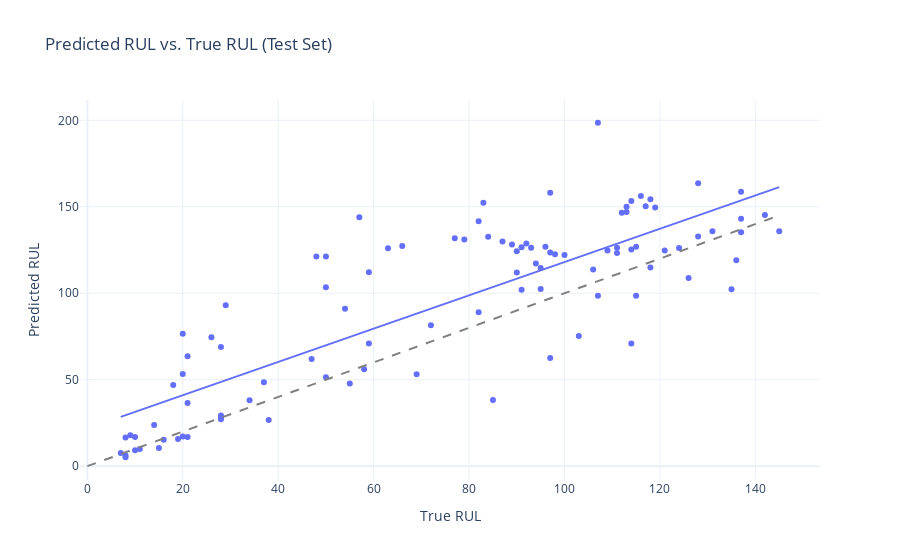
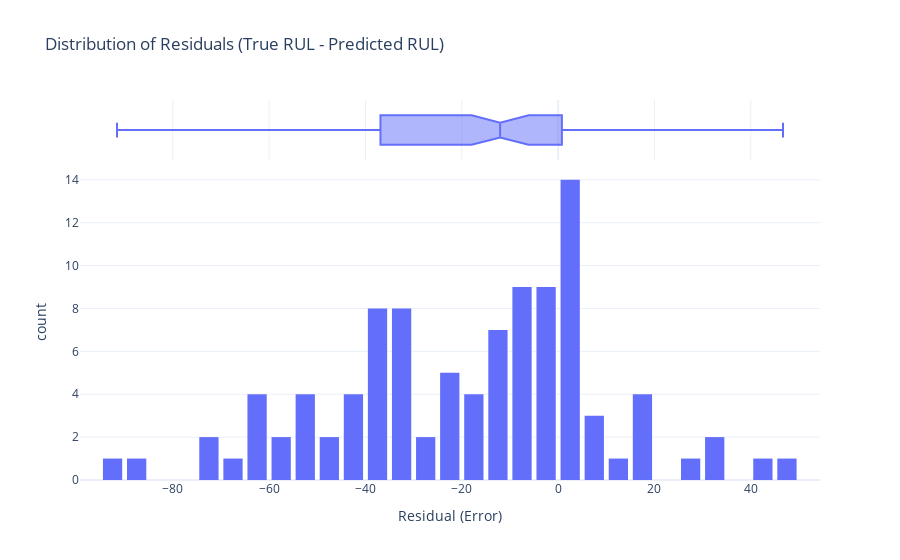
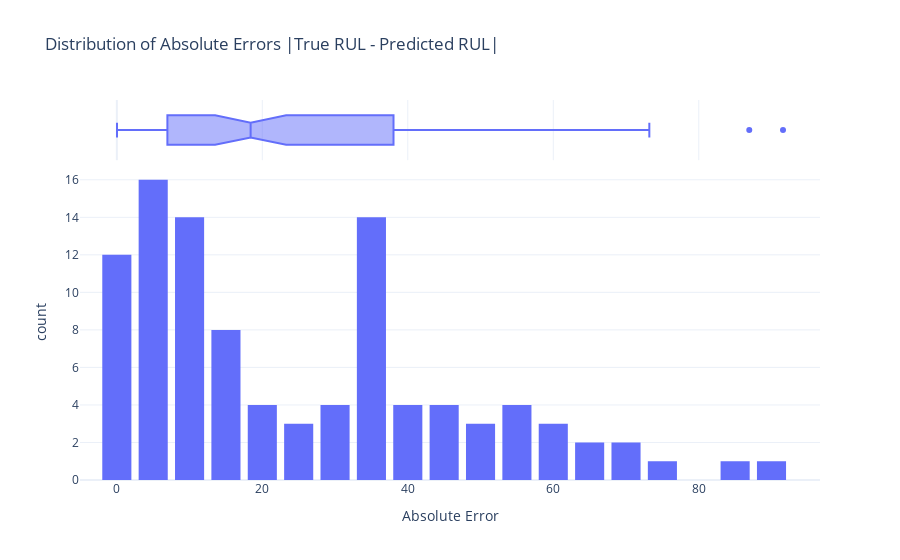

These figures' notebook cell, in order:
### Code cell
import plotly.express as px
import pandas as pd

# Assuming results_df with columns: unit, true_RUL, predicted_RUL
results_df['residual'] = results_df['true_RUL'] - results_df['predicted_RUL']
results_df['abs_error'] = results_df['residual'].abs()

# (a) Scatter True vs. Predicted RUL
fig = px.scatter(
    results_df, x='true_RUL', y='predicted_RUL', hover_data=['unit', 'residual'],
    title="Predicted RUL vs. True RUL (Test Set)",
    trendline="ols", template="plotly_white"
)
fig.add_shape(type='line', x0=0, y0=0, x1=results_df['true_RUL'].max(), y1=results_df['true_RUL'].max(),
              line=dict(color='gray', dash='dash'))
fig.update_layout(
    xaxis_title='True RUL', yaxis_title='Predicted RUL',
    showlegend=False
)
fig.show()

# (b) Residual Histogram
fig2 = px.histogram(
    results_df, x='residual', nbins=30,
    title="Distribution of Residuals (True RUL - Predicted RUL)",
    labels={'residual':'Residual (Error)'},
    marginal="box", template="plotly_white"
)
fig2.update_layout(bargap=0.2)
fig2.show()

# (c) Absolute Error Histogram
fig3 = px.histogram(
    results_df, x='abs_error', nbins=30,
    title="Distribution of Absolute Errors |True RUL - Predicted RUL|",
    labels={'abs_error':'Absolute Error'},
    marginal="box", template="plotly_white"
)
fig3.update_layout(bargap=0.2)
fig3.show()

### Figure 1 — Plotly figure (JSON) as saved in the notebook; plotly's stock layout.template omitted (floating-point values rounded to 4 significant figures; data arrays with more than 128 entries replaced by an {"elided": "..."} marker saying what was removed)
{"data": [{"customdata": {"elided": "100x2 float values"}, "hovertemplate": "true_RUL=%{x}<br>predicted_RUL=%{y}<br>unit=%{customdata[0]}<br>residual=%{customdata[1]}<extra></extra>", "legendgroup": "", "marker": {"color": "#636efa", "symbol": "circle"}, "mode": "markers", "name": "", "orientation": "v", "showlegend": false, "type": "scatter", "x": [112, 98, 69, 82, 91, 93, 91, 95, 111, 96, 97, 124, 95, 107, 83, 84, 50, 28, 87, 16, 57, 111, 113, 20, 145, 119, 66, 97, 90, 115, 8, 48, 106, 7, 11, 19, 21, 50, 142, 28, 18, 10, 59, 109, 114, 47, 135, 92, 21, 79, 114, 29, 26, 97, 137, 15, 103, 37, 114, 100, 21, 54, 72, 28, 128, 14, 77, 8, 121, 94, 118, 50, 131, 126, 113, 10, 34, 107, 63, 90, 8, 9, 137, 58, 118, 89, 116, 115, 136, 28, 38, 20, 85, 55, 128, 137, 82, 59, 117, 20], "xaxis": "x", "y": [146.6, 122.6, 53.2, 89.01, 102.0, 126.2, 126.6, 102.4, 123.2, 126.8, 62.53, 126.1, 114.6, 98.52, 152.4, 132.6, 103.4, 68.85, 129.9, 15.24, 143.9, 126.3, 150.0, 76.61, 135.9, 149.6, 127.3, 123.6, 124.3, 98.54, 6.127, 121.2, 113.6, 7.56, 9.851, 15.71, 63.61, 51.38, 145.2, 29.33, 46.94, 16.89, 70.86, 124.7, 70.97, 61.91, 102.2, 128.8, 16.86, 131.0, 125.3, 92.98, 74.48, 158.1, 135.3, 10.55, 75.28, 48.57, 153.3, 122.1, 36.48, 90.95, 81.54, 27.98, 163.6, 23.72, 131.8, 16.61, 124.8, 117.2, 154.3, 121.2, 135.8, 108.8, 147.0, 9.204, 38.13, 198.6, 126.0, 112.0, 5.144, 17.89, 143.0, 56.0, 114.9, 128.1, 156.3, 126.9, 119.1, 27.16, 26.63, 17.21, 38.32, 47.8, 132.8, 158.7, 141.6, 112.1, 150.3, 53.28], "yaxis": "y"}, {"hovertemplate": "<b>OLS trendline</b><br>predicted_RUL = 0.962844 * true_RUL + 21.7716<br>R<sup>2</sup>=0.679182<br><br>true_RUL=%{x}<br>predicted_RUL=%{y} <b>(trend)</b><extra></extra>", "legendgroup": "", "marker": {"color": "#636efa", "symbol": "circle"}, "mode": "lines", "name": "", "showlegend": false, "type": "scatter", "x": [7, 8, 8, 8, 9, 10, 10, 11, 14, 15, 16, 18, 19, 20, 20, 20, 21, 21, 21, 26, 28, 28, 28, 28, 29, 34, 37, 38, 47, 48, 50, 50, 50, 54, 55, 57, 58, 59, 59, 63, 66, 69, 72, 77, 79, 82, 82, 83, 84, 85, 87, 89, 90, 90, 91, 91, 92, 93, 94, 95, 95, 96, 97, 97, 97, 98, 100, 103, 106, 107, 107, 109, 111, 111, 112, 113, 113, 114, 114, 114, 115, 115, 116, 117, 118, 118, 119, 121, 124, 126, 128, 128, 131, 135, 136, 137, 137, 137, 142, 145], "xaxis": "x", "y": [28.51, 29.47, 29.47, 29.47, 30.44, 31.4, 31.4, 32.36, 35.25, 36.21, 37.18, 39.1, 40.07, 41.03, 41.03, 41.03, 41.99, 41.99, 41.99, 46.81, 48.73, 48.73, 48.73, 48.73, 49.69, 54.51, 57.4, 58.36, 67.03, 67.99, 69.91, 69.91, 69.91, 73.77, 74.73, 76.65, 77.62, 78.58, 78.58, 82.43, 85.32, 88.21, 91.1, 95.91, 97.84, 100.7, 100.7, 101.7, 102.7, 103.6, 105.5, 107.5, 108.4, 108.4, 109.4, 109.4, 110.4, 111.3, 112.3, 113.2, 113.2, 114.2, 115.2, 115.2, 115.2, 116.1, 118.1, 120.9, 123.8, 124.8, 124.8, 126.7, 128.6, 128.6, 129.6, 130.6, 130.6, 131.5, 131.5, 131.5, 132.5, 132.5, 133.5, 134.4, 135.4, 135.4, 136.4, 138.3, 141.2, 143.1, 145.0, 145.0, 147.9, 151.8, 152.7, 153.7, 153.7, 153.7, 158.5, 161.4], "yaxis": "y"}], "layout": {"legend": {"tracegroupgap": 0}, "shapes": [{"line": {"color": "gray", "dash": "dash"}, "type": "line", "x0": 0, "x1": 145, "y0": 0, "y1": 145}], "showlegend": false, "title": {"text": "Predicted RUL vs. True RUL (Test Set)"}, "xaxis": {"anchor": "y", "domain": [0, 1], "title": {"text": "True RUL"}}, "yaxis": {"anchor": "x", "domain": [0, 1], "title": {"text": "Predicted RUL"}}}}

### Figure 2 — Plotly figure (JSON) as saved in the notebook; plotly's stock layout.template omitted (floating-point values rounded to 4 significant figures)
{"data": [{"bingroup": "x", "hovertemplate": "Residual (Error)=%{x}<br>count=%{y}<extra></extra>", "legendgroup": "", "marker": {"color": "#636efa", "pattern": {"shape": ""}}, "name": "", "nbinsx": 30, "orientation": "v", "showlegend": false, "type": "histogram", "x": [-34.56, -24.6, 15.8, -7.009, -11.0, -33.25, -35.62, -7.385, -12.19, -30.82, 34.47, -2.144, -19.58, 8.477, -69.37, -48.61, -53.45, -40.85, -42.86, 0.7593, -86.95, -15.27, -36.96, -56.61, 9.092, -30.63, -61.28, -26.61, -34.27, 16.46, 1.873, -73.2, -7.646, -0.5597, 1.149, 3.288, -42.61, -1.379, -3.2, -1.333, -28.94, -6.892, -11.86, -15.72, 43.03, -14.91, 32.75, -36.82, 4.139, -52.05, -11.31, -63.98, -48.48, -61.14, 1.738, 4.448, 27.72, -11.57, -39.35, -22.14, -15.48, -36.95, -9.542, 0.02371, -35.56, -9.723, -54.82, -8.611, -3.774, -23.2, -36.27, -71.21, -4.777, 17.21, -33.97, 0.7959, -4.128, -91.58, -62.99, -22.01, 2.856, -8.887, -6.025, 1.999, 3.11, -39.11, -40.29, -11.9, 16.91, 0.8398, 11.37, 2.785, 46.68, 7.202, -4.816, -21.72, -59.55, -53.08, -33.35, -33.28], "xaxis": "x", "yaxis": "y"}, {"hovertemplate": "Residual (Error)=%{x}<extra></extra>", "legendgroup": "", "marker": {"color": "#636efa"}, "name": "", "notched": true, "showlegend": false, "type": "box", "x": [-34.56, -24.6, 15.8, -7.009, -11.0, -33.25, -35.62, -7.385, -12.19, -30.82, 34.47, -2.144, -19.58, 8.477, -69.37, -48.61, -53.45, -40.85, -42.86, 0.7593, -86.95, -15.27, -36.96, -56.61, 9.092, -30.63, -61.28, -26.61, -34.27, 16.46, 1.873, -73.2, -7.646, -0.5597, 1.149, 3.288, -42.61, -1.379, -3.2, -1.333, -28.94, -6.892, -11.86, -15.72, 43.03, -14.91, 32.75, -36.82, 4.139, -52.05, -11.31, -63.98, -48.48, -61.14, 1.738, 4.448, 27.72, -11.57, -39.35, -22.14, -15.48, -36.95, -9.542, 0.02371, -35.56, -9.723, -54.82, -8.611, -3.774, -23.2, -36.27, -71.21, -4.777, 17.21, -33.97, 0.7959, -4.128, -91.58, -62.99, -22.01, 2.856, -8.887, -6.025, 1.999, 3.11, -39.11, -40.29, -11.9, 16.91, 0.8398, 11.37, 2.785, 46.68, 7.202, -4.816, -21.72, -59.55, -53.08, -33.35, -33.28], "xaxis": "x2", "yaxis": "y2"}], "layout": {"bargap": 0.2, "barmode": "relative", "legend": {"tracegroupgap": 0}, "title": {"text": "Distribution of Residuals (True RUL - Predicted RUL)"}, "xaxis": {"anchor": "y", "domain": [0, 1], "title": {"text": "Residual (Error)"}}, "xaxis2": {"anchor": "y2", "domain": [0, 1], "matches": "x", "showgrid": true, "showticklabels": false}, "yaxis": {"anchor": "x", "domain": [0, 0.8316], "title": {"text": "count"}}, "yaxis2": {"anchor": "x2", "domain": [0.8416, 1], "matches": "y2", "showgrid": false, "showline": false, "showticklabels": false, "ticks": ""}}}

### Figure 3 — Plotly figure (JSON) as saved in the notebook; plotly's stock layout.template omitted (floating-point values rounded to 4 significant figures)
{"data": [{"bingroup": "x", "hovertemplate": "Absolute Error=%{x}<br>count=%{y}<extra></extra>", "legendgroup": "", "marker": {"color": "#636efa", "pattern": {"shape": ""}}, "name": "", "nbinsx": 30, "orientation": "v", "showlegend": false, "type": "histogram", "x": [34.56, 24.6, 15.8, 7.009, 11.0, 33.25, 35.62, 7.385, 12.19, 30.82, 34.47, 2.144, 19.58, 8.477, 69.37, 48.61, 53.45, 40.85, 42.86, 0.7593, 86.95, 15.27, 36.96, 56.61, 9.092, 30.63, 61.28, 26.61, 34.27, 16.46, 1.873, 73.2, 7.646, 0.5597, 1.149, 3.288, 42.61, 1.379, 3.2, 1.333, 28.94, 6.892, 11.86, 15.72, 43.03, 14.91, 32.75, 36.82, 4.139, 52.05, 11.31, 63.98, 48.48, 61.14, 1.738, 4.448, 27.72, 11.57, 39.35, 22.14, 15.48, 36.95, 9.542, 0.02371, 35.56, 9.723, 54.82, 8.611, 3.774, 23.2, 36.27, 71.21, 4.777, 17.21, 33.97, 0.7959, 4.128, 91.58, 62.99, 22.01, 2.856, 8.887, 6.025, 1.999, 3.11, 39.11, 40.29, 11.9, 16.91, 0.8398, 11.37, 2.785, 46.68, 7.202, 4.816, 21.72, 59.55, 53.08, 33.35, 33.28], "xaxis": "x", "yaxis": "y"}, {"hovertemplate": "Absolute Error=%{x}<extra></extra>", "legendgroup": "", "marker": {"color": "#636efa"}, "name": "", "notched": true, "showlegend": false, "type": "box", "x": [34.56, 24.6, 15.8, 7.009, 11.0, 33.25, 35.62, 7.385, 12.19, 30.82, 34.47, 2.144, 19.58, 8.477, 69.37, 48.61, 53.45, 40.85, 42.86, 0.7593, 86.95, 15.27, 36.96, 56.61, 9.092, 30.63, 61.28, 26.61, 34.27, 16.46, 1.873, 73.2, 7.646, 0.5597, 1.149, 3.288, 42.61, 1.379, 3.2, 1.333, 28.94, 6.892, 11.86, 15.72, 43.03, 14.91, 32.75, 36.82, 4.139, 52.05, 11.31, 63.98, 48.48, 61.14, 1.738, 4.448, 27.72, 11.57, 39.35, 22.14, 15.48, 36.95, 9.542, 0.02371, 35.56, 9.723, 54.82, 8.611, 3.774, 23.2, 36.27, 71.21, 4.777, 17.21, 33.97, 0.7959, 4.128, 91.58, 62.99, 22.01, 2.856, 8.887, 6.025, 1.999, 3.11, 39.11, 40.29, 11.9, 16.91, 0.8398, 11.37, 2.785, 46.68, 7.202, 4.816, 21.72, 59.55, 53.08, 33.35, 33.28], "xaxis": "x2", "yaxis": "y2"}], "layout": {"bargap": 0.2, "barmode": "relative", "legend": {"tracegroupgap": 0}, "title": {"text": "Distribution of Absolute Errors |True RUL - Predicted RUL|"}, "xaxis": {"anchor": "y", "domain": [0, 1], "title": {"text": "Absolute Error"}}, "xaxis2": {"anchor": "y2", "domain": [0, 1], "matches": "x", "showgrid": true, "showticklabels": false}, "yaxis": {"anchor": "x", "domain": [0, 0.8316], "title": {"text": "count"}}, "yaxis2": {"anchor": "x2", "domain": [0.8416, 1], "matches": "y2", "showgrid": false, "showline": false, "showticklabels": false, "ticks": ""}}}
